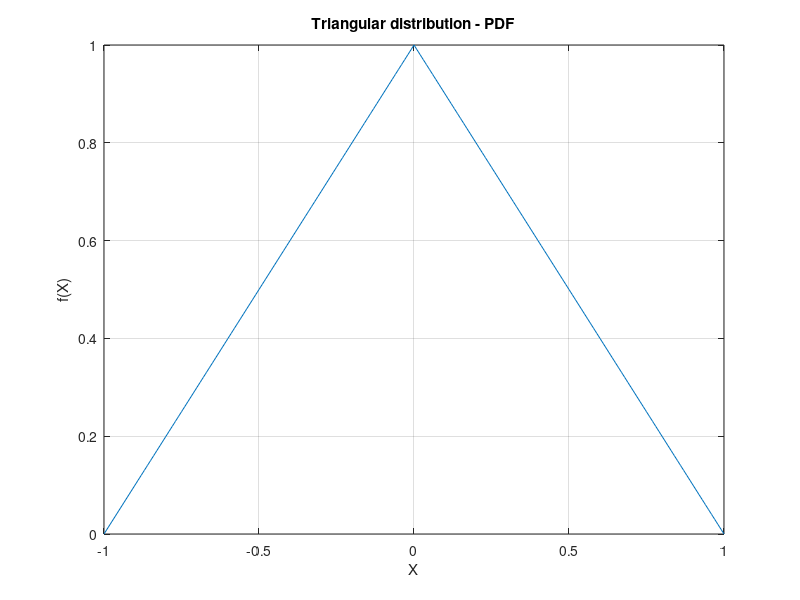

MATLAB code to generate this figure:
clear all;
grid on;
i=1;
y = 0

u= rand()

for n= 1:100
u= [u,rand()]
end

 k=-1;
for x = -0.9:0.01:1
    if x < 0 
        y = [y ,x+1]
        
    elseif x>=0
     y = [y, -x+1];
     
     
    end
  i=+1;
    k=[k,x]
end
j=1;




plot(k,y,'-');  
grid on; grid minor;
xlabel('X'); ylabel('f(X)');
title('Triangular distribution - PDF');
grid on 
grid minor
